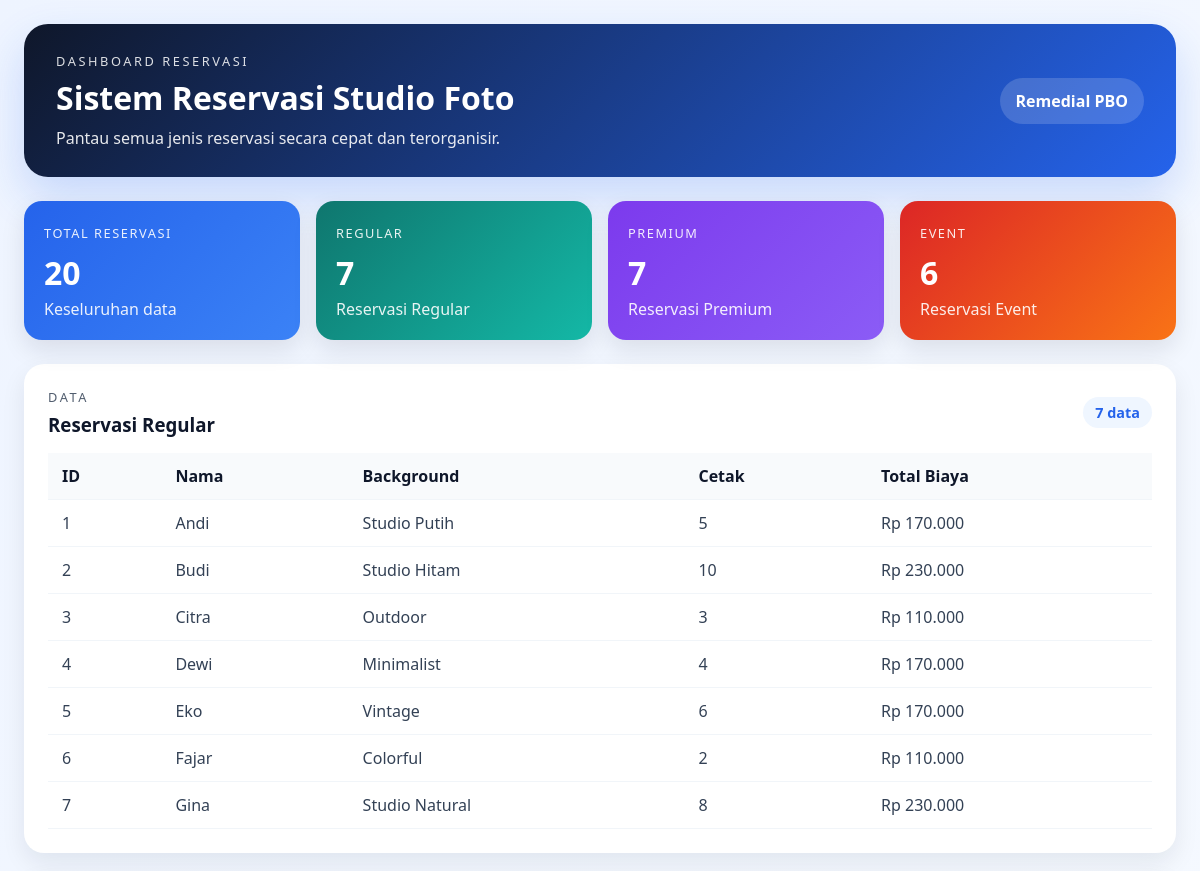
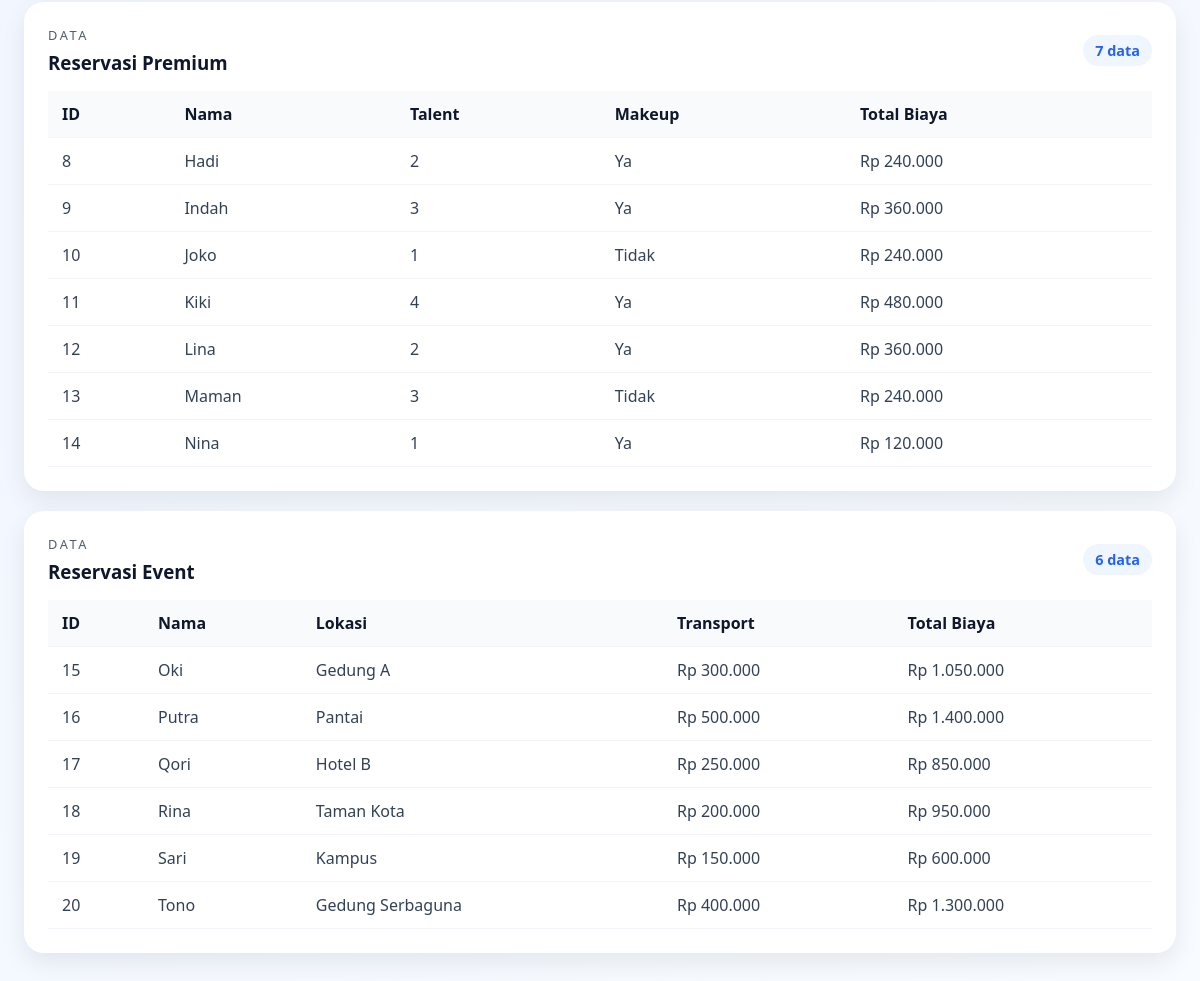
The page / on the database its author committed (2 pictures, top to bottom).
### tables this page shows
CREATE TABLE `tabel_reservasi` (
  `id_reservasi` int NOT NULL,
  `nama_pelanggan` varchar(100) NOT NULL,
  `tanggal_booking` date NOT NULL,
  `durasi_jam` int NOT NULL,
  `tarif_dasar_per_jam` decimal(10,2) NOT NULL,
  `jenis_paket` enum('Regular','Premium','Event') NOT NULL,
  `tipe_background` varchar(100) DEFAULT NULL,
  `cetak_foto_lembar` int DEFAULT NULL,
  `kuota_talent_orang` int DEFAULT NULL,
  `layanan_makeup` tinyint(1) DEFAULT NULL,
  `nama_lokasi_luar` varchar(100) DEFAULT NULL,
  `biaya_transportasi_tim` decimal(10,2) DEFAULT NULL
);

### ReservasiRegular.php (called while the page is built, shortened)
<?php
require_once 'Reservasi.php';
class ReservasiRegular extends Reservasi
{
    private $tipeBackground;
    private $cetakFotoLembar;
    public function __construct($data)
    {
        $this->tipeBackground = $data['tipe_background'];
        $this->cetakFotoLembar = $data['cetak_foto_lembar'];
    }
    public static function getData($conn)
    {
        $query = "
        SELECT *
        FROM tabel_reservasi
        WHERE jenis_paket='Regular'
        ";
        return mysqli_query($conn,$query);
    }
    public function hitungTotalBiaya()
    {
        $dasar = $this->durasiJam * $this->tarifDasarPerJam;
        return ($dasar * 1.20) + 50000;
    }
    public function getBackground()
    {
        return $this->tipeBackground;
    }
    public function getCetak()
    {
        return $this->cetakFotoLembar;
    }
}

### ReservasiPremium.php (called while the page is built, shortened)
<?php
require_once 'Reservasi.php';
class ReservasiPremium extends Reservasi
{
    private $kuotaTalentOrang;
    private $layananMakeup;
    public function __construct($data)
    {
        $this->kuotaTalentOrang = $data['kuota_talent_orang'];
        $this->layananMakeup = $data['layanan_makeup'];
    }
    public static function getData($conn)
    {
        $query = "
        SELECT *
        FROM tabel_reservasi
        WHERE jenis_paket='Premium'
        ";
        return mysqli_query($conn,$query);
    }
    public function hitungTotalBiaya()
    {
        $dasar = $this->durasiJam * $this->tarifDasarPerJam;
        return $dasar + ($dasar * 0.20);
    }
    public function getTalent()
    {
        return $this->kuotaTalentOrang;
    }
    public function getMakeup()
    {
        return $this->layananMakeup;
    }
}

### ReservasiEvent.php (called while the page is built, shortened)
<?php
require_once 'Reservasi.php';
class ReservasiEvent extends Reservasi
{
    private $namaLokasiLuar;
    private $biayaTransportasiTim;
    public function __construct($data)
    {
        $this->namaLokasiLuar = $data['nama_lokasi_luar'];
        $this->biayaTransportasiTim = $data['biaya_transportasi_tim'];
    }
    public static function getData($conn)
    {
        $query = "
        SELECT *
        FROM tabel_reservasi
        WHERE jenis_paket='Event'
        ";
        return mysqli_query($conn,$query);
    }
    public function hitungTotalBiaya()
    {
        return
        ($this->durasiJam * $this->tarifDasarPerJam)
        +
        $this->biayaTransportasiTim;
    }
    public function getLokasi()
    {
        return $this->namaLokasiLuar;
    }
    public function getTransport()
    {
        return $this->biayaTransportasiTim;
    }
}

### Reservasi.php (called while the page is built, shortened)
<?php
abstract class Reservasi
{
    protected $idReservasi;
    protected $namaPelanggan;
    public function __construct($data)
    {
        $this->idReservasi = $data['id_reservasi'];
        $this->namaPelanggan = $data['nama_pelanggan'];
        $this->durasiJam = $data['durasi_jam'];
        $this->tarifDasarPerJam = $data['tarif_dasar_per_jam'];
    }
    public function getId()
    {
        return $this->idReservasi;
    }
    public function getNama()
    {
        return $this->namaPelanggan;
    }
}

### index.php (the view, shortened to what this page needs)
<?php
require_once 'koneksi.php';
require_once 'ReservasiRegular.php';
require_once 'ReservasiPremium.php';
require_once 'ReservasiEvent.php';
$totalRegular = mysqli_num_rows(ReservasiRegular::getData($conn));
$totalPremium = mysqli_num_rows(ReservasiPremium::getData($conn));
$totalEvent = mysqli_num_rows(ReservasiEvent::getData($conn));
$totalAll = $totalRegular + $totalPremium + $totalEvent;
?>
<!DOCTYPE html>
<html lang="id">
<head>
    <link rel="stylesheet" href="style.css">
</head>
<body>
    <div class="page">
        <header class="hero">
            <div>
                <p class="eyebrow">Dashboard Reservasi</p>
                <h1>Sistem Reservasi Studio Foto</h1>
                <p class="subtitle">Pantau semua jenis reservasi secara cepat dan terorganisir.</p>
            </div>
            <div class="hero-badge">Remedial PBO</div>
        </header>
        <main class="container">
            <section class="dashboard">
                <div class="dashboard-card primary">
                    <span class="label">Total Reservasi</span>
                    <h2><?= $totalAll ?></h2>
                    <p>Keseluruhan data</p>
                </div>
                <div class="dashboard-card blue">
                    <span class="label">Regular</span>
                    <h2><?= $totalRegular ?></h2>
                    <p>Reservasi Regular</p>
                </div>
                <div class="dashboard-card green">
                    <span class="label">Premium</span>
                    <h2><?= $totalPremium ?></h2>
                    <p>Reservasi Premium</p>
                </div>
                <div class="dashboard-card purple">
                    <span class="label">Event</span>
                    <h2><?= $totalEvent ?></h2>
                    <p>Reservasi Event</p>
                </div>
            </section>
            <section class="card">
                <div class="card-header">
                    <div>
                        <p class="eyebrow">Data</p>
                        <h3>Reservasi Regular</h3>
                    </div>
                    <span class="pill"><?= $totalRegular ?> data</span>
                </div>
                <div class="table-wrap">
                    <table>
                        <tr>
                            <th>ID</th>
                            <th>Nama</th>
                            <th>Background</th>
                            <th>Cetak</th>
                            <th>Total Biaya</th>
                        </tr>
                        <?php
                        $data = ReservasiRegular::getData($conn);
                        while ($row = mysqli_fetch_assoc($data)) {
                            $obj = new ReservasiRegular($row);
                            echo "
                            <tr>
                                <td>{$obj->getId()}</td>
                                <td>{$obj->getNama()}</td>
                                <td>{$obj->getBackground()}</td>
                                <td>{$obj->getCetak()}</td>
                                <td>Rp " . number_format($obj->hitungTotalBiaya(), 0, ',', '.') . "</td>
                            </tr>
                            ";
                        }
                        ?>
                    </table>
                </div>
            </section>
            <section class="card">
                <div class="card-header">
                    <div>
                        <p class="eyebrow">Data</p>
                        <h3>Reservasi Premium</h3>
                    </div>
                    <span class="pill"><?= $totalPremium ?> data</span>
                </div>
                <div class="table-wrap">
                    <table>
                        <tr>
                            <th>ID</th>
                            <th>Nama</th>
                            <th>Talent</th>
                            <th>Makeup</th>
                            <th>Total Biaya</th>
                        </tr>
                        <?php
                        $data = ReservasiPremium::getData($conn);
                        while ($row = mysqli_fetch_assoc($data)) {
                            $obj = new ReservasiPremium($row);
                            echo "
                            <tr>
                                <td>{$obj->getId()}</td>
                                <td>{$obj->getNama()}</td>
                                <td>{$obj->getTalent()}</td>
                                <td>" . ($obj->getMakeup() ? 'Ya' : 'Tidak') . "</td>
                                <td>Rp " . number_format($obj->hitungTotalBiaya(), 0, ',', '.') . "</td>
                            </tr>
                            ";
                        }
                        ?>
                    </table>
                </div>
            </section>
            <section class="card">
                <div class="card-header">
                    <div>
                        <p class="eyebrow">Data</p>
                        <h3>Reservasi Event</h3>
                    </div>
                    <span class="pill"><?= $totalEvent ?> data</span>
                </div>
                <div class="table-wrap">
                    <table>
                        <tr>
                            <th>ID</th>
                            <th>Nama</th>
                            <th>Lokasi</th>
                            <th>Transport</th>
                            <th>Total Biaya</th>
                        </tr>
                        <?php
                        $data = ReservasiEvent::getData($conn);
                        while ($row = mysqli_fetch_assoc($data)) {
                            $obj = new ReservasiEvent($row);
                            echo "
                            <tr>
                                <td>{$obj->getId()}</td>
                                <td>{$obj->getNama()}</td>
                                <td>{$obj->getLokasi()}</td>
                                <td>Rp " . number_format($obj->getTransport(), 0, ',', '.') . "</td>
                                <td>Rp " . number_format($obj->hitungTotalBiaya(), 0, ',', '.') . "</td>
                            </tr>
                            ";
                        }
                        ?>
                    </table>
                </div>
            </section>
        </main>
    </div>
</body>
</html>

### style.css (style rules this page uses)
:root { --primary: #2563eb; --secondary: #0f172a; --accent: #38bdf8; --bg: #f4f7fb; --card: #ffffff; --text: #334155; --muted: #64748b; }
* { box-sizing: border-box; }
body { margin: 0; font-family: 'Segoe UI', Tahoma, Geneva, Verdana, sans-serif; background: linear-gradient(135deg, #eef4ff 0%, #f8fbff 100%); color: var(--text); }
.page { min-height: 100vh; padding: 24px; }
.hero { background: linear-gradient(135deg, var(--secondary), var(--primary)); color: white; padding: 28px 32px; border-radius: 24px; display: flex; justify-content: space-between; align-items: center; box-shadow: 0 20px 45px rgba(37, 99, 235, 0.2); }
.eyebrow { margin: 0 0 6px; text-transform: uppercase; letter-spacing: 0.2em; font-size: 0.8rem; opacity: 0.85; }
.hero h1 { margin: 0; font-size: 2rem; }
.subtitle { margin: 8px 0 0; color: rgba(255, 255, 255, 0.9); }
.hero-badge { background: rgba(255, 255, 255, 0.16); padding: 12px 16px; border-radius: 999px; font-weight: 600; }
.container { max-width: 1200px; margin: 24px auto 0; }
.dashboard { display: grid; grid-template-columns: repeat(4, minmax(0, 1fr)); gap: 16px; margin-bottom: 24px; }
.dashboard-card { padding: 20px; border-radius: 18px; color: white; box-shadow: 0 10px 25px rgba(15, 23, 42, 0.1); }
.dashboard-card.primary { background: linear-gradient(135deg, #2563eb, #3b82f6); }
.dashboard-card.blue { background: linear-gradient(135deg, #0f766e, #14b8a6); }
.dashboard-card.green { background: linear-gradient(135deg, #7c3aed, #8b5cf6); }
.dashboard-card.purple { background: linear-gradient(135deg, #dc2626, #f97316); }
.label { display: inline-block; font-size: 0.8rem; text-transform: uppercase; letter-spacing: 0.12em; opacity: 0.9; }
.dashboard-card h2 { font-size: 2rem; margin: 8px 0 4px; }
.dashboard-card p { margin: 0; opacity: 0.9; }
.card { background: var(--card); padding: 24px; margin-bottom: 20px; border-radius: 20px; box-shadow: 0 10px 25px rgba(15, 23, 42, 0.08); }
.card-header { display: flex; justify-content: space-between; align-items: center; margin-bottom: 16px; }
.card-header h3 { margin: 0; color: var(--secondary); }
.pill { background: #eff6ff; color: var(--primary); padding: 6px 12px; border-radius: 999px; font-weight: 600; font-size: 0.9rem; }
.table-wrap { overflow-x: auto; }
table { width: 100%; border-collapse: collapse; min-width: 680px; }
th { background: #f8fafc; color: var(--secondary); text-align: left; font-weight: 600; padding: 12px 14px; border-bottom: 1px solid #e2e8f0; }
th, td { padding: 12px 14px; border-bottom: 1px solid #f1f5f9; }

### rows shown on the page
tabel_reservasi: id_reservasi "1", nama_pelanggan "Andi", tipe_background "Studio Putih", cetak_foto_lembar "5", $obj->hitungTotalBiaya() "170.000"
tabel_reservasi: id_reservasi "2", nama_pelanggan "Budi", tipe_background "Studio Hitam", cetak_foto_lembar "10", $obj->hitungTotalBiaya() "230.000"
tabel_reservasi: id_reservasi "3", nama_pelanggan "Citra", tipe_background "Outdoor", cetak_foto_lembar "3", $obj->hitungTotalBiaya() "110.000"
tabel_reservasi: id_reservasi "4", nama_pelanggan "Dewi", tipe_background "Minimalist", cetak_foto_lembar "4", $obj->hitungTotalBiaya() "170.000"
tabel_reservasi: id_reservasi "5", nama_pelanggan "Eko", tipe_background "Vintage", cetak_foto_lembar "6", $obj->hitungTotalBiaya() "170.000"
tabel_reservasi: id_reservasi "6", nama_pelanggan "Fajar", tipe_background "Colorful", cetak_foto_lembar "2", $obj->hitungTotalBiaya() "110.000"
tabel_reservasi: id_reservasi "7", nama_pelanggan "Gina", tipe_background "Studio Natural", cetak_foto_lembar "8", $obj->hitungTotalBiaya() "230.000"
tabel_reservasi: id_reservasi "8", nama_pelanggan "Hadi", kuota_talent_orang "2", layanan_makeup "Ya", $obj->hitungTotalBiaya() "240.000"
tabel_reservasi: id_reservasi "9", nama_pelanggan "Indah", kuota_talent_orang "3", layanan_makeup "Ya", $obj->hitungTotalBiaya() "360.000"
tabel_reservasi: id_reservasi "10", nama_pelanggan "Joko", kuota_talent_orang "1", layanan_makeup "Tidak", $obj->hitungTotalBiaya() "240.000"
tabel_reservasi: id_reservasi "11", nama_pelanggan "Kiki", kuota_talent_orang "4", layanan_makeup "Ya", $obj->hitungTotalBiaya() "480.000"
tabel_reservasi: id_reservasi "12", nama_pelanggan "Lina", kuota_talent_orang "2", layanan_makeup "Ya", $obj->hitungTotalBiaya() "360.000"
tabel_reservasi: id_reservasi "13", nama_pelanggan "Maman", kuota_talent_orang "3", layanan_makeup "Tidak", $obj->hitungTotalBiaya() "240.000"
tabel_reservasi: id_reservasi "14", nama_pelanggan "Nina", kuota_talent_orang "1", layanan_makeup "Ya", $obj->hitungTotalBiaya() "120.000"
tabel_reservasi: id_reservasi "15", nama_pelanggan "Oki", nama_lokasi_luar "Gedung A", biaya_transportasi_tim "300.000", $obj->hitungTotalBiaya() "1.050.000"
tabel_reservasi: id_reservasi "16", nama_pelanggan "Putra", nama_lokasi_luar "Pantai", biaya_transportasi_tim "500.000", $obj->hitungTotalBiaya() "1.400.000"
tabel_reservasi: id_reservasi "17", nama_pelanggan "Qori", nama_lokasi_luar "Hotel B", biaya_transportasi_tim "250.000", $obj->hitungTotalBiaya() "850.000"
tabel_reservasi: id_reservasi "18", nama_pelanggan "Rina", nama_lokasi_luar "Taman Kota", biaya_transportasi_tim "200.000", $obj->hitungTotalBiaya() "950.000"
tabel_reservasi: id_reservasi "19", nama_pelanggan "Sari", nama_lokasi_luar "Kampus", biaya_transportasi_tim "150.000", $obj->hitungTotalBiaya() "600.000"
tabel_reservasi: id_reservasi "20", nama_pelanggan "Tono", nama_lokasi_luar "Gedung Serbaguna", biaya_transportasi_tim "400.000", $obj->hitungTotalBiaya() "1.300.000"

### other values the page prints
$totalAll "20"
$totalRegular "7"
$totalPremium "7"
$totalEvent "6"
